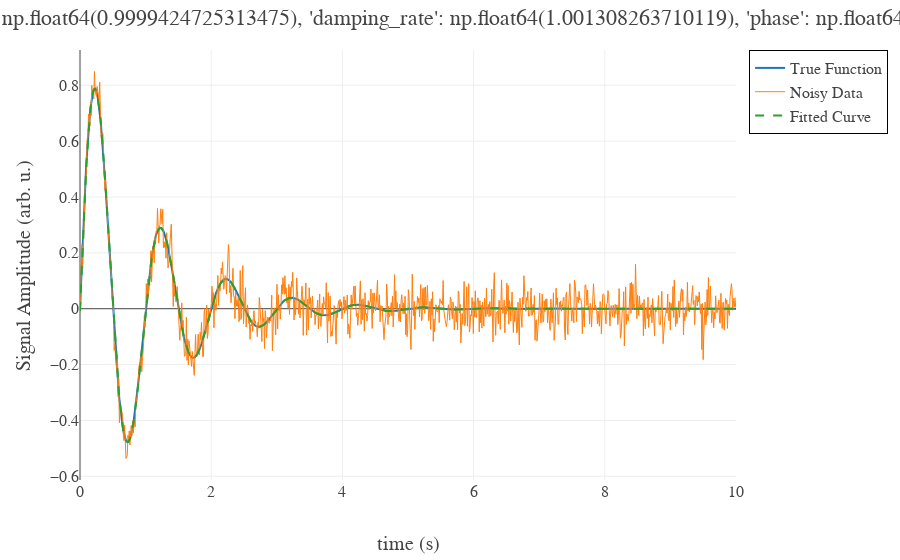

Notebook code for this chart:
### Code cell
import numpy as np
import numpy.typing as npt
import plotly.graph_objects as go
from scipy.optimize import curve_fit
from math_functions import damp_sine_wave

# 1. Generate clean data
x_samp: npt.NDArray[np.float64] = np.linspace(0, 10, 1000)
true_params = dict(frequency=1.0, damping_rate=1.0, phase=0.0)
y_clean: npt.NDArray[np.float64] = damp_sine_wave(x_samp, **true_params)

# 2. Add noise
rng = np.random.default_rng(seed=42)
noise: npt.NDArray[np.float64] = rng.normal(scale=0.05, size=x_samp.shape)
y_noisy = y_clean + noise


# 3. Define a wrapper for curve_fit
def wrapper(
    x: npt.NDArray[np.float64], frequency: float, damping_rate: float, phase: float
) -> npt.NDArray[np.float64]:
    return damp_sine_wave(
        x, frequency=frequency, damping_rate=damping_rate, phase=phase
    )


# 4. Fit data with perturbed initial guess
initial_guess = [0.8, 0.6, 0.2]  # intentionally inaccurate
popt, pcov = curve_fit(wrapper, x_samp, y_noisy, p0=initial_guess)
fitted_params = dict(zip(["frequency", "damping_rate", "phase"], popt))

# 5. Visualize
fig = go.Figure().update_layout(width=900)

fig.add_trace(go.Scatter(name="True Function", mode="lines", x=x_samp, y=y_clean))
fig.add_trace(
    go.Scatter(name="Noisy Data", mode="lines", x=x_samp, y=y_noisy, line=dict(width=1))
)
fig.add_trace(
    go.Scatter(
        name="Fitted Curve",
        mode="lines",
        x=x_samp,
        y=wrapper(x_samp, *popt),
        line=dict(dash="dash"),
    )
)

fig.update_layout(
    xaxis_title="time (s)",
    yaxis_title="Signal Amplitude (arb. u.)",
    title=f"Fitted Params: {fitted_params}",
)
fig.show()

### Figure 1 — Plotly figure (JSON) as saved in the notebook; plotly's stock layout.template omitted (floating-point values rounded to 4 significant figures; data arrays with more than 128 entries replaced by an {"elided": "..."} marker saying what was removed)
{"data": [{"mode": "lines", "name": "True Function", "type": "scatter", "x": {"elided": "1000 float values"}, "y": {"elided": "1000 float values"}}, {"line": {"width": 1}, "mode": "lines", "name": "Noisy Data", "type": "scatter", "x": {"elided": "1000 float values"}, "y": {"elided": "1000 float values"}}, {"line": {"dash": "dash"}, "mode": "lines", "name": "Fitted Curve", "type": "scatter", "x": {"elided": "1000 float values"}, "y": {"elided": "1000 float values"}}], "layout": {"title": {"text": "Fitted Params: {'frequency': np.float64(0.9999424725313475), 'damping_rate': np.float64(1.001308263710119), 'phase': np.float64(-0.008161326932328614)}"}, "width": 900, "xaxis": {"title": {"text": "time (s)"}}, "yaxis": {"title": {"text": "Signal Amplitude (arb. u.)"}}}}
